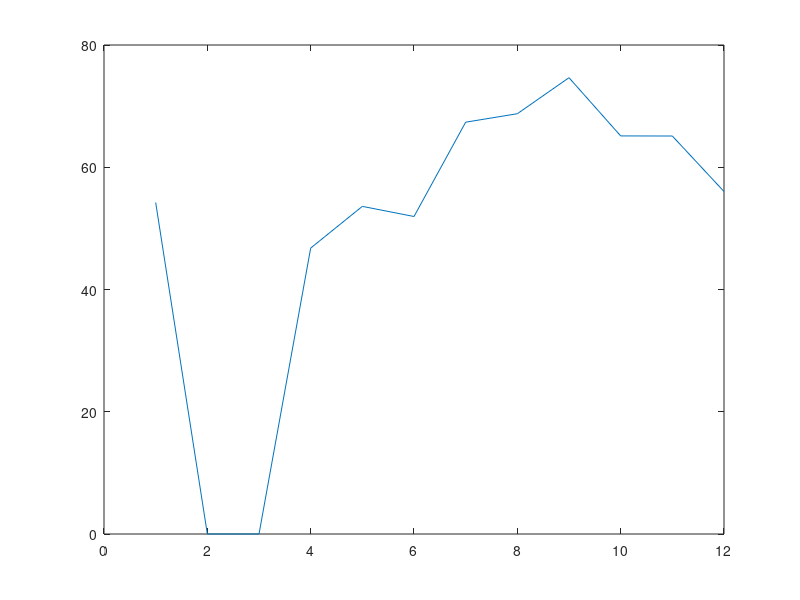

Write the MATLAB code that produced this figure. (Note: this script raises an error after producing the figure.)
%% Figure and Axes Properties
% Instructions are in the task pane to the left. Complete and submit each task one at a time.
% This code sets up the activity.
avgWS=[54.2381;0;0;46.7742;53.6;51.9438;67.3738;68.7572;74.6515;65.1258;65.1106;56.0326]
p = plot(avgWS)
ax = gca;
%% Task 1
fw = ax.FontWeight
%% Task 2
ax.FontWeight="bold"
%% Task 3
ax.XAxisLocation = "top"
%% Task 4
ax.XTick=[1 4 8 12]
%% Task 5
ax.XTickLabel=["Jan","Apr","Aug","Dec"]
%% Task 6
ax.XTickLabelRotation=45